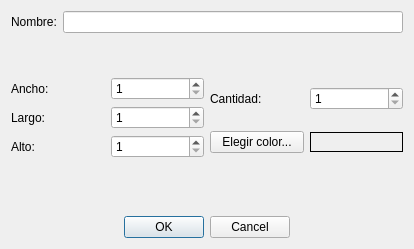
<?xml version="1.0" encoding="UTF-8"?>
<ui version="4.0">
 <class>DialogGroupData</class>
 <widget class="QDialog" name="DialogGroupData">
  <property name="geometry">
   <rect>
    <x>0</x>
    <y>0</y>
    <width>414</width>
    <height>249</height>
   </rect>
  </property>
  <property name="windowTitle">
   <string>Añadir grupo</string>
  </property>
  <layout class="QGridLayout" name="gridLayout_2">
   <item row="3" column="1">
    <layout class="QHBoxLayout" name="horizontalLayout_2">
     <item>
      <widget class="QPushButton" name="pushButtonPickColor">
       <property name="text">
        <string>Elegir color...</string>
       </property>
      </widget>
     </item>
     <item>
      <widget class="QLabel" name="labelColor">
       <property name="minimumSize">
        <size>
         <width>40</width>
         <height>0</height>
        </size>
       </property>
       <property name="maximumSize">
        <size>
         <width>16777215</width>
         <height>20</height>
        </size>
       </property>
       <property name="autoFillBackground">
        <bool>false</bool>
       </property>
       <property name="styleSheet">
        <string notr="true"/>
       </property>
       <property name="frameShape">
        <enum>QFrame::Box</enum>
       </property>
       <property name="frameShadow">
        <enum>QFrame::Plain</enum>
       </property>
       <property name="text">
        <string/>
       </property>
       <property name="alignment">
        <set>Qt::AlignCenter</set>
       </property>
       <property name="margin">
        <number>0</number>
       </property>
      </widget>
     </item>
    </layout>
   </item>
   <item row="7" column="0" colspan="2">
    <widget class="QDialogButtonBox" name="buttonBox">
     <property name="standardButtons">
      <set>QDialogButtonBox::Cancel|QDialogButtonBox::Ok</set>
     </property>
     <property name="centerButtons">
      <bool>true</bool>
     </property>
    </widget>
   </item>
   <item row="6" column="0" colspan="2">
    <spacer name="verticalSpacer">
     <property name="orientation">
      <enum>Qt::Vertical</enum>
     </property>
     <property name="sizeHint" stdset="0">
      <size>
       <width>378</width>
       <height>54</height>
      </size>
     </property>
    </spacer>
   </item>
   <item row="2" column="1">
    <layout class="QHBoxLayout" name="horizontalLayout">
     <item>
      <widget class="QLabel" name="label_4">
       <property name="text">
        <string>Cantidad:</string>
       </property>
      </widget>
     </item>
     <item>
      <widget class="QSpinBox" name="spinBoxQuantity">
       <property name="minimum">
        <number>1</number>
       </property>
       <property name="maximum">
        <number>9999</number>
       </property>
      </widget>
     </item>
    </layout>
   </item>
   <item row="0" column="0" colspan="2">
    <layout class="QHBoxLayout" name="horizontalLayout_3">
     <item>
      <widget class="QLabel" name="label_5">
       <property name="text">
        <string>Nombre:</string>
       </property>
      </widget>
     </item>
     <item>
      <widget class="QLineEdit" name="lineEditGroupName"/>
     </item>
    </layout>
   </item>
   <item row="2" column="0" rowspan="2">
    <layout class="QGridLayout" name="gridLayout">
     <item row="2" column="0">
      <widget class="QLabel" name="label_3">
       <property name="text">
        <string>Alto:</string>
       </property>
      </widget>
     </item>
     <item row="1" column="1">
      <widget class="QSpinBox" name="spinBoxLengthY">
       <property name="minimum">
        <number>1</number>
       </property>
       <property name="maximum">
        <number>9999</number>
       </property>
      </widget>
     </item>
     <item row="1" column="0">
      <widget class="QLabel" name="label_2">
       <property name="text">
        <string>Largo:</string>
       </property>
      </widget>
     </item>
     <item row="0" column="1">
      <widget class="QSpinBox" name="spinBoxLengthX">
       <property name="minimum">
        <number>1</number>
       </property>
       <property name="maximum">
        <number>9999</number>
       </property>
      </widget>
     </item>
     <item row="0" column="0">
      <widget class="QLabel" name="label">
       <property name="text">
        <string>Ancho:</string>
       </property>
      </widget>
     </item>
     <item row="2" column="1">
      <widget class="QSpinBox" name="spinBoxLengthZ">
       <property name="minimum">
        <number>1</number>
       </property>
       <property name="maximum">
        <number>9999</number>
       </property>
      </widget>
     </item>
    </layout>
   </item>
   <item row="1" column="0" colspan="2">
    <spacer name="verticalSpacer_2">
     <property name="orientation">
      <enum>Qt::Vertical</enum>
     </property>
     <property name="sizeHint" stdset="0">
      <size>
       <width>20</width>
       <height>40</height>
      </size>
     </property>
    </spacer>
   </item>
  </layout>
 </widget>
 <tabstops>
  <tabstop>spinBoxLengthX</tabstop>
  <tabstop>spinBoxLengthY</tabstop>
  <tabstop>spinBoxLengthZ</tabstop>
  <tabstop>spinBoxQuantity</tabstop>
 </tabstops>
 <resources/>
 <connections>
  <connection>
   <sender>buttonBox</sender>
   <signal>accepted()</signal>
   <receiver>DialogGroupData</receiver>
   <slot>accept()</slot>
   <hints>
    <hint type="sourcelabel">
     <x>261</x>
     <y>245</y>
    </hint>
    <hint type="destinationlabel">
     <x>326</x>
     <y>247</y>
    </hint>
   </hints>
  </connection>
  <connection>
   <sender>buttonBox</sender>
   <signal>rejected()</signal>
   <receiver>DialogGroupData</receiver>
   <slot>reject()</slot>
   <hints>
    <hint type="sourcelabel">
     <x>266</x>
     <y>247</y>
    </hint>
    <hint type="destinationlabel">
     <x>328</x>
     <y>279</y>
    </hint>
   </hints>
  </connection>
 </connections>
</ui>
